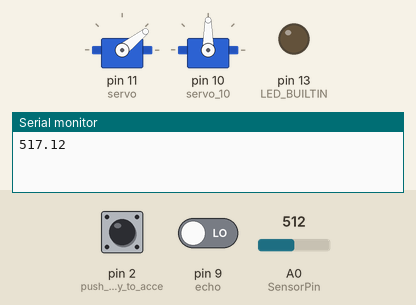
A sketch run on a simulated Arduino Uno, built with avr-gcc and run on an emulated ATmega328P. Shown: 2 × servo, output pins drawn as LEDs (lit = HIGH), the last lines printed to the serial monitor. Inputs (shaded band) come from the test bench; at power-on: pin 2 (push_button_ready_to_acce) LOW, A0 (SensorPin) = 512, pin 9 (echo) LOW. Pins used as bus, display or sensor lines are not drawn.

Above: at 1.2 s.
1.3 s: pin 2 (push_button_ready_to_acce) pulled HIGH for 3.2 s
At 1.52 s:
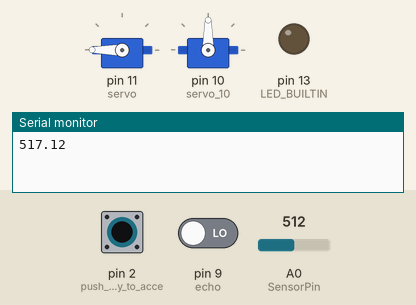
At 2.88 s:
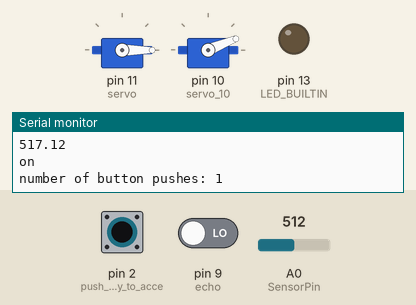
6.0 s: A0 (SensorPin) set to 90
At 6.19 s:
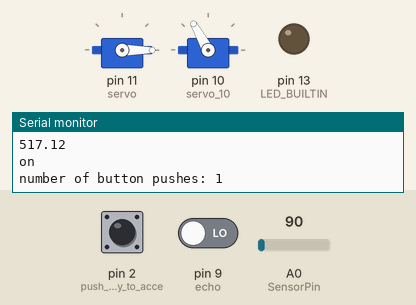
Timing chart, 0 to 19.3 s (numbered marks = the images above; inputs shaded):
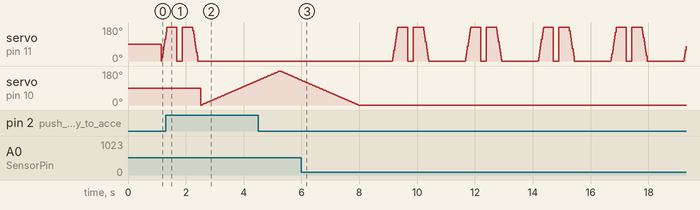

Measured:
- after the input at 1.3 s, pin 13 (LED_BUILTIN): stays LOW (without the input it goes to HIGH after 1.2 s); servo on pin 11 (servo): goes on until 2.4 s, then stays 0°

The sketch:

IoT_composting_bin.ino
```cpp
#include<Servo.h>
#define SensorPin A0
float sensorValue = 0;
int trig=8;
int echo=9;
int dt=10;
int pos = 0;
Servo servo; //servo pin 11, closes the bin when ultrasonic detects
Servo servo_10; //servo pin 10, rotate compost

//pushbutton to start / stop one cycle of servo motor
int buttonState = 0;
int lastButtonState = 0;
int buttonPushCounter = 0;

//int distance,duration;
void setup() {
  // put your setup code here, to run once:
pinMode(trig,OUTPUT);
pinMode(echo,INPUT);
Serial.begin(9600);
servo.attach(11);
pinMode(2, INPUT); //push button ready to accept input
pinMode(LED_BUILTIN, OUTPUT);
//servo at pin 10 for rotating the compost
servo_10.attach(10, 500, 2500);
}

void loop() {

  for (int i = 0; i <= 100; i++) //coding soil moisture sensor
 {
   sensorValue = sensorValue + analogRead(SensorPin);
   delay(1);
 }
 sensorValue = sensorValue/100.0;
 Serial.println(sensorValue);
 delay(30);


if (calc_dis()<100)//if ultrasonic detects wastes in 100cm
{
  for (int i=0;i<=540;i++)
  {
    servo.write(i);
    delay(1);
  }
  delay(100);
  for (int i=540;i>=0;i--)
  {
    servo.write(i);
    delay(1);
  }
  delay(100);
}

  // read the pushbutton input pin
  buttonState = digitalRead(2);
  // compare the buttonState to its previous state
  if (buttonState != lastButtonState) {
    // if the state has changed, increment the counter
    if (buttonState == HIGH) {
      // if the current state is HIGH, then the button
      // went from off to on
      buttonPushCounter += 1;
      Serial.println("on");
      Serial.print("number of button pushes: ");
      Serial.println(buttonPushCounter);

      //codes for: if pushbutton ON, servo pin 10 also on
      // sweep the servo from 0 to 180 degrees in steps
  	  // of 1 degrees
  		for (pos = 0; pos <= 180; pos += 1) {
      // tell servo to go to position in variable 'pos'
    	servo_10.write(pos);
      // wait 15 ms for servo to reach the position
    	delay(15); // Wait for 15 millisecond(s)
  		}
  		for (pos = 180; pos >= 0; pos -= 1) {
      // tell servo to go to position in variable 'pos'
    	servo_10.write(pos);
      // wait 15 ms for servo to reach the position
    	delay(15); // Wait for 15 millisecond(s)
  		}
    } else {
      // if the current state is LOW, then the button
      // went from on to off
      Serial.println("off");
    }
    // delay a little bit to avoid debouncing
    delay(5); // Wait for 5 millisecond(s)
  }
  // save the current state as the last state, for
  // the next time through the loop
  lastButtonState = buttonState;
  // turns on the LED every four button pushes by
  // checking the modulo of the button push counter.
  // the modulo function gives you the remainder of
  // the devision of two numbers
  if (buttonPushCounter % 4 == 0) {
    digitalWrite(LED_BUILTIN, HIGH);
  } else {
    digitalWrite(LED_BUILTIN, LOW);
  }
}

//This code is written to calculate the DISTANCE using ULTRASONIC SENSOR

int calc_dis()
{
  int duration,distance;
  digitalWrite(trig,HIGH);
  delay(dt);
  digitalWrite(trig,LOW);
  duration=pulseIn(echo,HIGH);
  distance = (duration/2) / 29.1;
  return distance;
}
```
